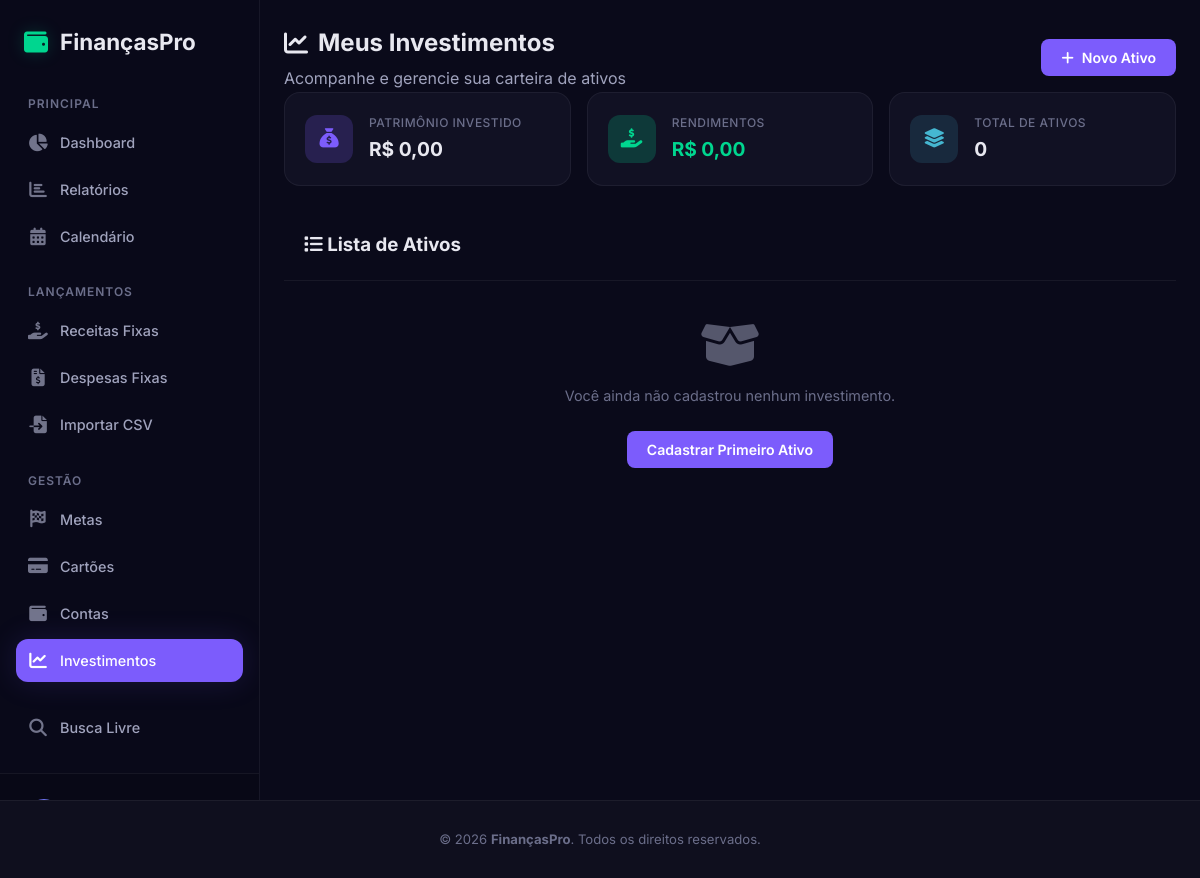
The app's page /investimentos, older data.
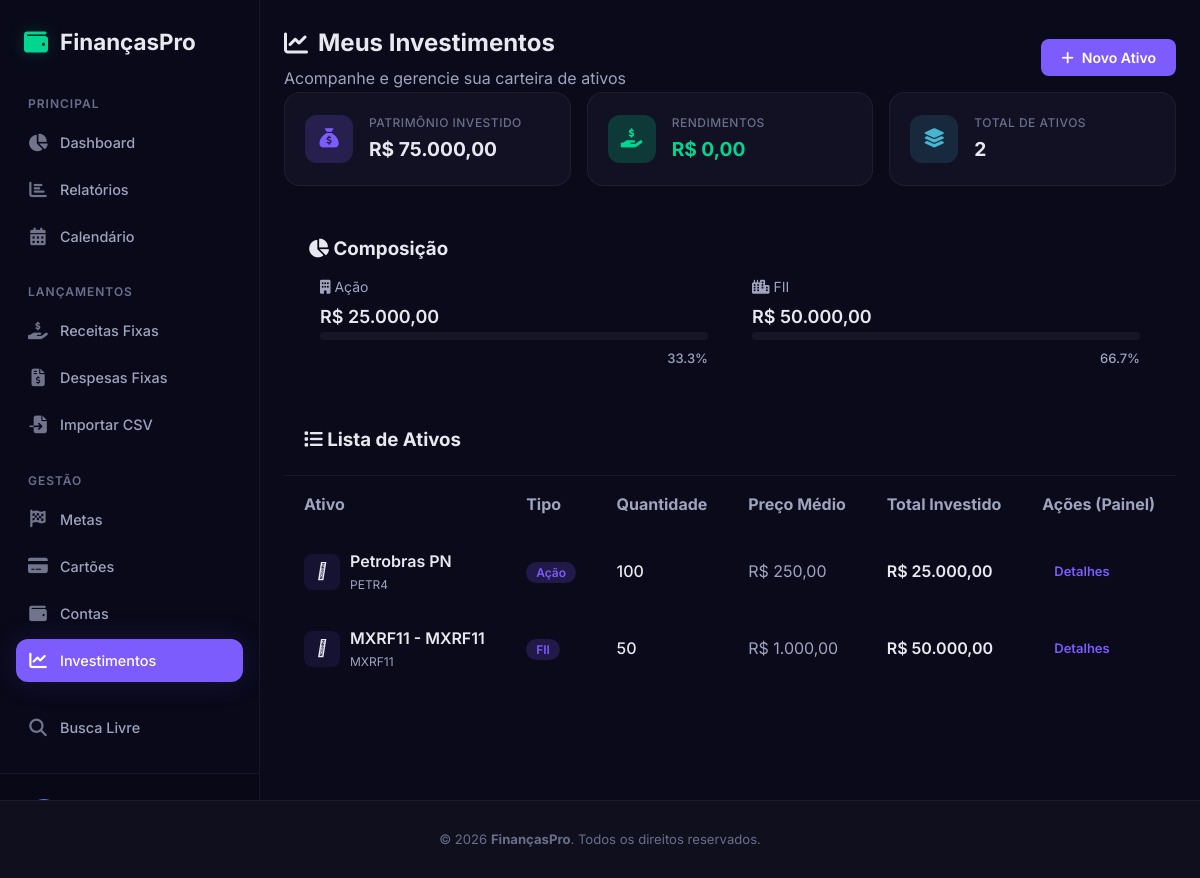
The same page, newer data.
### app.py (models this page shows)
class Investimento(db.Model):
    id = db.Column(db.Integer, primary_key=True)
    nome = db.Column(db.String(100), nullable=False) # Ex: Tesouro Selic 2029, FII MXRF11
    ticker = db.Column(db.String(20), nullable=True) # Ex: MXRF11, PETR4
    tipo = db.Column(db.String(30), nullable=False)  # Ação, FII, Renda Fixa, Cripto, Outros
    usuario_id = db.Column(db.Integer, db.ForeignKey('usuario.id'), nullable=False)
    transacoes = db.relationship('TransacaoInvestimento', backref='investimento_rel', lazy=True, cascade='all, delete-orphan', order_by='TransacaoInvestimento.data.desc()')
    @property
    def quantidade_atual(self):
        compras = sum(t.quantidade for t in self.transacoes if t.tipo_transacao == 'compra')
        vendas = sum(t.quantidade for t in self.transacoes if t.tipo_transacao == 'venda')
        return compras - vendas
    @property
    def preco_medio(self):
        compras = [t for t in self.transacoes if t.tipo_transacao == 'compra']
        if not compras:
            return 0
        total_gasto = sum(t.quantidade * t.valor_unitario for t in compras)
        total_comprado = sum(t.quantidade for t in compras)
        if total_comprado == 0:
            return 0
        return total_gasto / total_comprado
    @property
    def valor_investido(self):
        return self.quantidade_atual * self.preco_medio
    @property
    def rendimentos_recebidos(self):
        return sum(t.quantidade * t.valor_unitario for t in self.transacoes if t.tipo_transacao == 'dividendo')
    @property
    def icone_tipo(self):
        icones = {
            'Ação': 'fa-chart-pie',
            'FII': 'fa-building',
            'Renda Fixa': 'fa-piggy-bank',
            'Cripto': 'fa-bitcoin',
            'Outros': 'fa-chart-line'
        }
        return icones.get(self.tipo, 'fa-chart-line')

class TransacaoInvestimento(db.Model):
    id = db.Column(db.Integer, primary_key=True)
    investimento_id = db.Column(db.Integer, db.ForeignKey('investimento.id'), nullable=False)
    tipo_transacao = db.Column(db.String(20), nullable=False) # 'compra', 'venda', 'dividendo'
    quantidade = db.Column(db.Float, nullable=False)
    valor_unitario = db.Column(db.Float, nullable=False)
    data = db.Column(db.DateTime, default=datetime.utcnow)

### app.py (the view)
@app.route('/investimentos')
def investimentos():
    usuario = get_user()
    investimentos = Investimento.query.filter_by(usuario_id=usuario.id).all()
    patrimonio_total = sum(i.valor_investido for i in investimentos)
    rendimentos_totais = sum(i.rendimentos_recebidos for i in investimentos)
    tipos = {}
    for i in investimentos:
        if i.quantidade_atual > 0: # Apenas investimentos ativos
            tipos[i.tipo] = tipos.get(i.tipo, 0) + i.valor_investido
    icon_map = {
        'Ação': 'fas fa-building',
        'FII': 'fas fa-city',
        'Renda Fixa': 'fas fa-piggy-bank',
        'Cripto': 'fab fa-bitcoin',
        'Outros': 'fas fa-box'
    }
    from datetime import datetime
    return render_template(
        'investimentos.html',
        investimentos=investimentos,
        patrimonio_total=patrimonio_total,
        rendimentos_totais=rendimentos_totais,
        tipos=tipos,
        icon_map=icon_map,
        now=datetime.utcnow()
    )

### app.py (called while the page is built, shortened)
def get_user():
    usuario = Usuario.query.first()
    return usuario

@app.before_request
def processar_automaticos():
    if request.path.startswith('/static/'):
        return
    usuario = get_user()
    if not usuario:
        return
    hoje = date.today()
    chave_cache = f"{usuario.id}_{hoje.isoformat()}"
    if chave_cache in cache_processamento:
        return

@app.context_processor
def inject_user():
    return dict(usuario=get_user(), now=datetime.utcnow)

def processar_automaticos(usuario):
    hoje = date.today()
    chave = f"{usuario.id}-{hoje.isoformat()}"
    if chave in _automaticos_cache:
        return

@app.before_request
def auto_processar():
    if request.endpoint and request.endpoint != 'static':
        try:
            usuario = Usuario.query.first()
            if usuario:
                processar_automaticos(usuario)
        except Exception:
            pass

@app.template_filter('brl')
def format_brl(value):
    try:
        return f"R$ {value:,.2f}".replace(',', 'X').replace('.', ',').replace('X', '.')
    except (ValueError, TypeError):
        return "R$ 0,00"

### templates/investimentos.html (shortened to what this page needs)
{% extends 'base.html' %}
{% block content %}
<div class="dashboard-header mb-20" style="display: flex; justify-content: space-between; align-items: center; flex-wrap: wrap; gap: 15px;">
    <div>
        <h2 style="margin: 0; display: flex; align-items: center; gap: 10px;"><i class="fas fa-chart-line" style="color: var(--accent-color);"></i> Meus Investimentos</h2>
        <p style="margin: 4px 0 0 0; color: var(--text-secondary);">Acompanhe e gerencie sua carteira de ativos</p>
    </div>
    <div class="header-actions">
        <button class="btn btn-primary" onclick="openModal('modalNovoInvestimento')">
            <i class="fas fa-plus"></i> Novo Ativo
        </button>
    </div>
</div>
<div class="stats-grid stats-grid-3">
    <div class="stat-card">
        <div class="stat-icon">
            <i class="fas fa-sack-dollar"></i>
        </div>
        <div class="stat-info">
            <span class="stat-label">Patrimônio Investido</span>
            <span class="stat-value">{{ patrimonio_total | brl }}</span>
        </div>
    </div>
    <div class="stat-card">
        <div class="stat-icon stat-icon-green">
            <i class="fas fa-hand-holding-usd"></i>
        </div>
        <div class="stat-info">
            <span class="stat-label">Rendimentos</span>
            <span class="stat-value text-green">{{ rendimentos_totais | brl }}</span>
        </div>
    </div>
    <div class="stat-card">
        <div class="stat-icon" style="background: rgba(69, 183, 209, 0.15); color: #45b7d1;">
            <i class="fas fa-layer-group"></i>
        </div>
        <div class="stat-info">
            <span class="stat-label">Total de Ativos</span>
            <span class="stat-value">{{ investimentos|length }}</span>
        </div>
    </div>
</div>
    {% if tipos %}
    <div class="card mt-20" style="padding: 24px;">
        <h3 class="mb-15"><i class="fas fa-pie-chart"></i> Composição</h3>
        <div style="display: flex; gap: 20px; flex-wrap: wrap;">
            {% for tipo, valor in tipos.items() %}
            <div class="meta-card" style="flex: 1; min-width: 150px; background: var(--bg-hover); padding: 12px; border-radius: 8px;">
                <div style="font-size: 14px; color: var(--text-secondary); margin-bottom: 5px;"><i class="{{ icon_map[tipo] if icon_map else 'fas fa-chart-line' }}"></i> {{ tipo }}</div>
                <div style="font-size: 18px; font-weight: 600;">{{ valor | brl }}</div>
                {% set pct = (valor / patrimonio_total * 100) if patrimonio_total > 0 else 0 %}
                <div class="progress-bar mt-10" style="height: 8px; border-radius: 4px; background: rgba(255,255,255,0.05); overflow: hidden;">
                    <div class="progress-fill" style="width: {{ pct }}%; height: 100%; background: var(--accent-color); border-radius: 4px;"></div>
                </div>
                <div style="font-size: 13px; font-weight: 500; margin-top: 8px; color: var(--text-secondary); display: flex; justify-content: flex-end;">{{ '%.1f' % pct }}%</div>
            </div>
            {% endfor %}
        </div>
    </div>
    {% endif %}
<div class="card mt-20" style="padding: 0; overflow: hidden;">
    <div style="padding: 20px; border-bottom: 1px solid var(--border-color); display: flex; justify-content: space-between; align-items: center;">
        <h3 style="margin: 0;"><i class="fas fa-list"></i> Lista de Ativos</h3>
    </div>
    {% if investimentos %}
    <div class="table-responsive">
        <table class="table">
            <thead>
                <tr>
                    <th>Ativo</th>
                    <th>Tipo</th>
                    <th>Quantidade</th>
                    <th>Preço Médio</th>
                    <th>Total Investido</th>
                    <th>Ações (Painel)</th>
                </tr>
            </thead>
            <tbody>
                {% for inv in investimentos %}
                <tr>
                    <td>
                        <div style="display: flex; align-items: center; gap: 10px;">
                            <div style="width: 36px; height: 36px; border-radius: 8px; background: rgba(124, 92, 252, 0.1); color: var(--accent-color); display: flex; align-items: center; justify-content: center; font-size: 16px;">
                                <i class="{{ inv.icone_tipo }}"></i>
                            </div>
                            <div>
                                <div style="font-weight: 600;">{{ inv.nome }}</div>
                                {% if inv.ticker %}
                                <div style="font-size: 12px; color: var(--text-secondary);">{{ inv.ticker }}</div>
                                {% endif %}
                            </div>
                        </div>
                    </td>
                    <td><span class="badge badge-primary">{{ inv.tipo }}</span></td>
                    <td style="font-weight: 500;">{{ '%.2f' % inv.quantidade_atual if inv.quantidade_atual % 1 != 0 else inv.quantidade_atual|int }}</td>
                    <td style="color: var(--text-secondary);">{{ inv.preco_medio | brl }}</td>
                    <td style="font-weight: 600;">{{ inv.valor_investido | brl }}</td>
                    <td>
                        <a href="{{ url_for('investimento_detalhe', id=inv.id) }}" class="btn btn-outline" style="padding: 6px 12px; font-size: 13px;">Detalhes</a>
                    </td>
                </tr>
                {% endfor %}
            </tbody>
        </table>
    </div>
    {% else %}
    <div class="empty-state" style="padding: 40px 20px;">
        <i class="fas fa-box-open"></i>
        <p>Você ainda não cadastrou nenhum investimento.</p>
        <button class="btn btn-primary mt-15" onclick="openModal('modalNovoInvestimento')">Cadastrar Primeiro Ativo</button>
    </div>
    {% endif %}
</div>
{% endblock %}

### templates/base.html (shortened to what this page needs)
<!DOCTYPE html>
<html lang="pt-br" data-theme="{{ usuario.tema }}">
<head>
    <link rel="stylesheet" href="https://cdnjs.cloudflare.com/ajax/libs/font-awesome/6.5.1/css/all.min.css">
    <link rel="stylesheet" href="{{ url_for('static', filename='style.css') }}">
</head>
<body>
    <aside class="sidebar" id="sidebar">
        <div class="sidebar-header">
            <a href="{{ url_for('home') }}" class="sidebar-logo">
                <i class="fas fa-wallet"></i>
                <span>FinançasPro</span>
            </a>
        </div>
        <div class="sidebar-content">
            <div class="sidebar-group">
                <p class="sidebar-group-title">Principal</p>
                <ul class="sidebar-links">
                    <li><a href="{{ url_for('dashboard') }}"
                            class="{% if request.endpoint == 'dashboard' %}active{% endif %}"><i
                                class="fas fa-chart-pie"></i> Dashboard</a></li>
                    <li><a href="{{ url_for('relatorios') }}"
                            class="{% if request.endpoint == 'relatorios' %}active{% endif %}"><i
                                class="fas fa-chart-bar"></i> Relatórios</a></li>
                    <li><a href="{{ url_for('calendario') }}"
                            class="{% if request.endpoint == 'calendario' %}active{% endif %}"><i
                                class="fas fa-calendar-alt"></i> Calendário</a></li>
                </ul>
            </div>
            <div class="sidebar-group">
                <p class="sidebar-group-title">Lançamentos</p>
                <ul class="sidebar-links">
                    <li><a href="{{ url_for('transacoes_fixas', tipo='receita') }}"
                            class="{% if request.endpoint == 'transacoes_fixas' and request.view_args.get('tipo') == 'receita' %}active{% endif %}"><i
                                class="fas fa-hand-holding-usd"></i> Receitas Fixas</a></li>
                    <li><a href="{{ url_for('transacoes_fixas', tipo='despesa') }}"
                            class="{% if request.endpoint == 'transacoes_fixas' and request.view_args.get('tipo') == 'despesa' %}active{% endif %}"><i
                                class="fas fa-file-invoice-dollar"></i> Despesas Fixas</a></li>
                    <li><a href="{{ url_for('importar') }}"
                            class="{% if request.endpoint == 'importar' %}active{% endif %}"><i
                                class="fas fa-file-import"></i> Importar CSV</a></li>
                </ul>
            </div>
            <div class="sidebar-group">
                <p class="sidebar-group-title">Gestão</p>
                <ul class="sidebar-links">
                    <li><a href="{{ url_for('metas') }}"
                            class="{% if request.endpoint == 'metas' %}active{% endif %}"><i
                                class="fas fa-flag-checkered"></i> Metas</a></li>
                    <li><a href="{{ url_for('cartoes') }}"
                            class="{% if request.endpoint == 'cartoes' %}active{% endif %}"><i
                                class="fas fa-credit-card"></i> Cartões</a></li>
                    <li><a href="{{ url_for('contas') }}"
                            class="{% if request.endpoint == 'contas' %}active{% endif %}"><i
                                class="fas fa-wallet"></i> Contas</a></li>
                    <li><a href="{{ url_for('investimentos') }}"
                            class="{% if 'investimento' in request.endpoint %}active{% endif %}"><i
                                class="fas fa-chart-line"></i> Investimentos</a></li>
                </ul>
            </div>
            <div class="sidebar-group">
                <ul class="sidebar-links">
                    <li><a href="{{ url_for('busca') }}"
                            class="{% if request.endpoint == 'busca' %}active{% endif %}"><i class="fas fa-search"></i>
                            Busca Livre</a></li>
                </ul>
            </div>
        </div>
        <div class="sidebar-footer">
            <a href="{{ url_for('perfil') }}" class="sidebar-user {% if request.endpoint == 'perfil' %}active{% endif %}">
                <div class="user-info">
                    <span class="user-name">Meu Perfil</span>
                </div>
            </a>
        </div>
    </aside>
    <main class="main-content">
        {% block content %}{% endblock %}
    </main>
    <footer class="footer">
        <div class="footer-container">
            <p>&copy; 2026 <strong>FinançasPro</strong>. Todos os direitos reservados.</p>
        </div>
    </footer>
</body>
</html>

### templates/investimentos.html (style rules this page uses)
.table { width: 100%; border-collapse: collapse; }
.table th, .table td { padding: 16px 20px; text-align: left; }
.table th { white-space: nowrap; color: var(--text-secondary); }

Row changes from the older to the newer data that the page shows:
added Investimento: tipo "Ação", valor "R$ 25.000,00", {{ pct }} 33.33333333333333 (drawn), pct "33.3", nome "Petrobras PN", ticker "PETR4", preco_medio|brl "R$ 250,00", valor_investido|brl "R$ 25.000,00"
added Investimento: tipo "FII", valor "R$ 50.000,00", {{ pct }} 66.66666666666666 (drawn), pct "66.7", nome "MXRF11 - MXRF11", ticker "MXRF11", preco_medio|brl "R$ 1.000,00", valor_investido|brl "R$ 50.000,00"
added TransacaoInvestimento: tipo_transacao+quantidade "100"
added TransacaoInvestimento: tipo_transacao+quantidade "50"
Text that changed along with them:
{{ patrimonio_total | brl }}: "R$ 0,00" → "R$ 75.000,00"
{{ investimentos|length }}: "0" → "2"
text no longer shown: "Você ainda não cadastrou nenhum investimento. Cadastrar Primeiro Ativo"
text now shown: "Composição Ativo Tipo Quantidade Preço Médio Total Investido Ações (Painel)"
